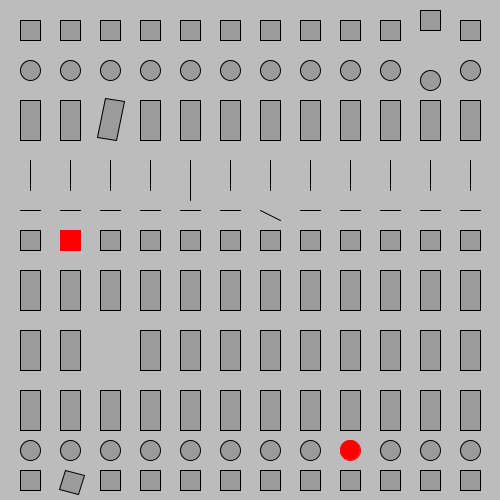
Frame 1 (no input)
Frame 60 (the mouse pressed at the canvas centre just before this capture): identical to frame 1, image omitted
Frame 120 (the mouse held since frame 60 and released just before this capture): identical to frame 1, image omitted

The Processing sketch that drew this single still picture (run headless with seeded random() and noise(); from frame 60 on, the mouse is pressed at the canvas centre):

// Processing sketch: processing_119204
// ── processing_119204.pde

void setup()
{
  size(500,500);
    fill(#9B9B9B);
background(#BCBCBC);
    
    

rect(20,20, 20, 20 );
rect(60,20, 20, 20 );
rect(100,20, 20, 20 );
rect(140,20, 20, 20 );
rect(180,20, 20, 20 );
rect(220,20, 20, 20 );
rect(260,20, 20, 20 );
rect(300,20, 20, 20 );
rect(340,20, 20, 20 );
rect(380,20, 20, 20 );
rect(420,10, 20, 20 );
rect(460,20, 20, 20 );

ellipse(30,70,20,20);
ellipse(70,70,20,20);
ellipse(110,70,20,20);
ellipse(150,70,20,20);
ellipse(190,70,20,20);
ellipse(230,70,20,20);
ellipse(270,70,20,20);
ellipse(310,70,20,20);
ellipse(350,70,20,20);
ellipse(390,70,20,20);
ellipse(430,80,20,20);
ellipse(470,70,20,20);

rect(20,100, 20, 40 );
rect(60,100, 20, 40 );

translate(105,98);
rotate(0.2);
rect(00,00, 20, 40 );

rotate(-0.2);
translate(-105,-98);

rect(140,100, 20, 40 );


rect(180,100, 20, 40 );
rect(220,100, 20, 40 );
rect(260,100, 20, 40 );




 
rect(300,100, 20, 40 );


rect(340,100, 20, 40 );
rect(380,100, 20, 40 );
rect(420,100, 20, 40 );
rect(460,100, 20, 40 );



line(30,160,30,190);
line(70,160,70,190);
line(110,160,110,190);
line(150,160,150,190);
line(190,160,190,200);
line(230,160,230,190);
line(270,160,270,190);
line(310,160,310,190);
line(350,160,350,190);
line(390,160,390,190);
line(430,160,430,190);
line(470,160,470,190);

line(20,210,40,210);
line(60,210,80,210);
line(100,210,120,210);
line(140,210,160,210);
line(180,210,200,210);
line(220,210,240,210);
line(260,210,280,220);
line(300,210,320,210);
line(340,210,360,210);
line(380,210,400,210);
line(420,210,440,210);
line(460,210,480,210);



rect(20,230, 20, 20 );

rect(100,230, 20, 20 );
rect(140,230, 20, 20 );
rect(180,230, 20, 20 );
rect(220,230, 20, 20 );
rect(260,230, 20, 20 );
rect(300,230, 20, 20 );
rect(340,230, 20, 20 );
rect(380,230, 20, 20 );

fill(255,0,0);
stroke(255,0,0);
rect(60,230, 20, 20 );
fill(#9B9B9B);
stroke(0);
rect(420,230, 20, 20 );

rect(460,230, 20, 20 );


rect(20,270, 20, 40 );
rect(60,270, 20, 40 );
rect(100,270, 20, 40 );
rect(140,270, 20, 40 );
rect(180,270, 20, 40 );
rect(220,270, 20, 40 );
rect(260,270, 20, 40 );
rect(300,270, 20, 40 );
rect(340,270, 20, 40 );
rect(380,270, 20, 40 );
rect(420,270, 20, 40 );
rect(460,270, 20, 40 );

rect(20,330, 20, 40 );
rect(60,330, 20, 40 );

rect(140,330, 20, 40 );
rect(180,330, 20, 40 );
rect(220,330, 20, 40 );
rect(260,330, 20, 40 );
rect(300,330, 20, 40 );
rect(340,330, 20, 40 );
rect(380,330, 20, 40 );
rect(420,330, 20, 40 );
rect(460,330, 20, 40 );

rect(20,390, 20, 40 );
rect(60,390, 20, 40 );
rect(100,390,20, 40 );
rect(140,390, 20, 40 );
rect(180,390, 20, 40 );

rect(260,390, 20, 40 );
rect(300,390, 20, 40 );
rect(340,390, 20, 40 );
rect(380,390, 20, 40 );
rect(420,390, 20, 40 );
rect(460,390, 20, 40 );

ellipse(30,450,20,20);
ellipse(70,450,20,20);
ellipse(110,450,20,20);
ellipse(150,450,20,20);
ellipse(190,450,20,20);
ellipse(230,450,20,20);
ellipse(270,450,20,20);
ellipse(310,450,20,20);

fill(255,0,0);
stroke(255,0,0);
ellipse(350,450,20,20);
fill(#9B9B9B);
stroke(0);
ellipse(390,450,20,20);
ellipse(430,450,20,20);
ellipse(470,450,20,20);

rect(20,470, 20, 20 );

translate(65,470);
rotate(0.3);
rect(0,0, 20, 20 );
rotate(-0.3);
translate(-65,-470);


rect(100,470, 20, 20 );
rect(140,470, 20, 20 );
rect(180,470, 20, 20 );
rect(220,470, 20, 20 );
rect(260,470, 20, 20 );
rect(300,470, 20, 20 );
rect(340,470, 20, 20 );
rect(380,470, 20, 20 );
rect(420,470, 20, 20 );
rect(460,470, 20, 20 );

}

void draw()
{

    fill(#BCBCBC);
stroke(#BCBCBC);
rect(205,380,50,55);

fill(#9B9B9B);


translate(230,410);

float winkel=map(mouseX,mouseY,500,0,2*PI);
rotate(winkel);



{
  translate(-230,-410);
  stroke(0);
  rect(220,390, 20, 40 );
 
 
 
 
 


}
}
